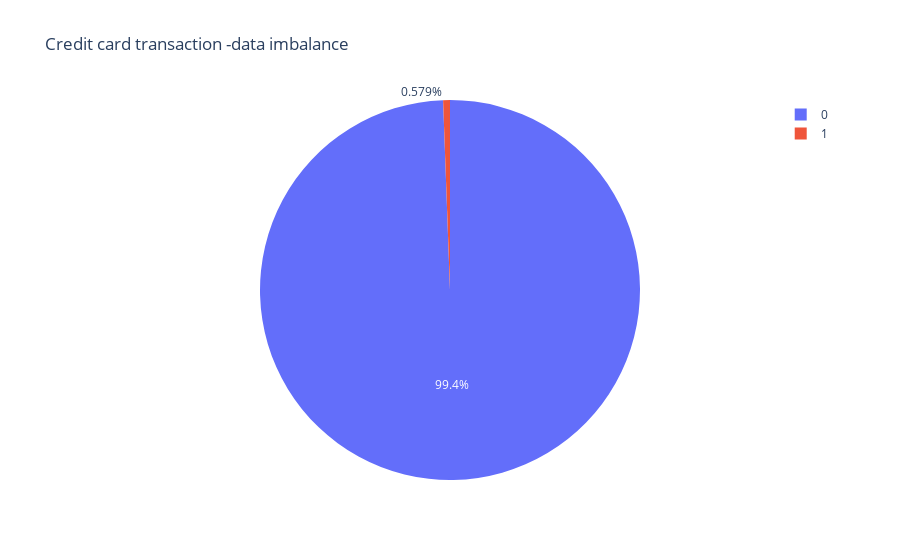

Write notebook code for a chart like this one.
### Code cell
import plotly.express as px
import numpy
 
# Random Data
random_x = m.values
names = m.index
 
fig = px.pie(values=random_x, names=names,title='Credit card transaction -data imbalance')
fig.show()

### Figure 1 — Plotly figure (JSON) as saved in the notebook; plotly's stock layout.template omitted (floating-point values rounded to 4 significant figures)
{"data": [{"domain": {"x": [0, 1], "y": [0, 1]}, "hovertemplate": "label=%{label}<br>value=%{value}<extra></extra>", "labels": [0, 1], "legendgroup": "", "name": "", "showlegend": true, "type": "pie", "values": [1289169, 7506]}], "layout": {"legend": {"tracegroupgap": 0}, "title": {"text": "Credit card transaction -data imbalance"}}}
